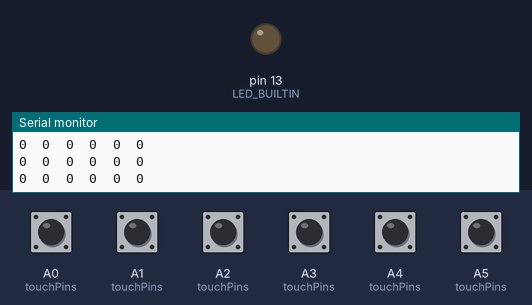
Bench run of a sketch on a simulated Arduino Uno, built with avr-gcc and run on an emulated ATmega328P. Parts: output pins drawn as LEDs (lit = HIGH), the last lines printed to the serial monitor. Dashed ring = blinking. The test bench sets the inputs (shaded band); at power-on: A0 (touchPins), A1 (touchPins), A2 (touchPins), A3 (touchPins), A4 (touchPins), A5 (touchPins) HIGH.

Above: at 1.2 s.
1.3 s: A0 (touchPins) pulled LOW for 0.15 s
At 1.5 s:
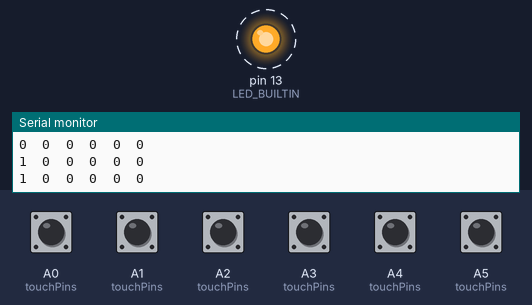
3.0 s: A1 (touchPins) pulled LOW for 1 s
At 4.9 s:
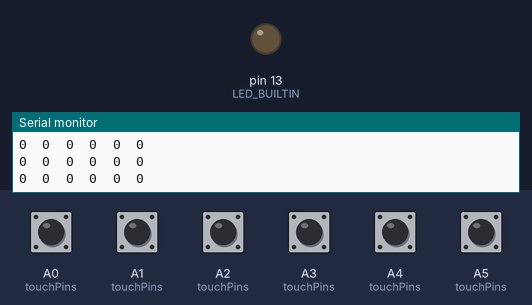
6.0 s: A3 (touchPins) pulled LOW for 1 s
At 6.15 s:
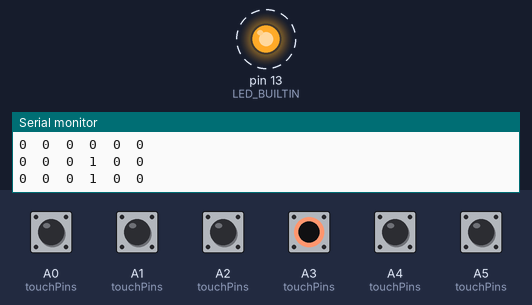
Timing chart, 0 to 9.0 s (numbered marks = the images above; inputs shaded):
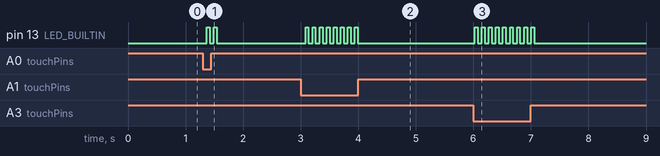

Measured:
- after the input at 1.3 s, pin 13 (LED_BUILTIN): alternates HIGH for 0.05 s and LOW for 0.07 s, 4 changes in all, then stays LOW, starting after 0.07 s
- after the input at 3.0 s, pin 13 (LED_BUILTIN): alternates HIGH for 0.05 s and LOW for 0.07 s, 16 changes in all, then stays LOW, starting after 0.08 s
- after the input at 6.0 s, pin 13 (LED_BUILTIN): alternates HIGH for 0.05 s and LOW for 0.07 s, 18 changes in all, then stays LOW, starting at once

The sketch:

sketch_oct22a.ino
```cpp
#include <ADCTouch.h>

// Define the 6 analog pins on the Arduino Uno
const int touchPins[6] = {A0, A1, A2, A3, A4, A5};

// Calibration offsets for each pin
int refOffsets[6];

// Sensitivity threshold: readings exceeding (baseline + THRESHOLD) register as touched
// Adjust between 30 and 70 depending on touch surface and pad size
const int THRESHOLD = 40;

void setup() {
  Serial.begin(9600);
  while (!Serial); // Wait for Serial monitor to open

  // Read baseline reference values (takes 100 samples per pin for stability)
  for (int i = 0; i < 6; i++) {
    refOffsets[i] = ADCTouch.read(touchPins[i], 100);
  }

  pinMode(LED_BUILTIN, OUTPUT);

  // Print header
  Serial.println("a0\ta1\ta2\ta3\ta4\ta5");
}

void loop() {
  uint8_t touchStates[6];

  // Sample each pin and evaluate binary touch state
  for (int i = 0; i < 6; i++) {
    // Read raw relative capacitance change (current value minus reference)
    int value = ADCTouch.read(touchPins[i]) - refOffsets[i];
    // Evaluate binary state: 1 if touched, 0 if untouched
    touchStates[i] = (value > THRESHOLD) ? 1 : 0;
  }

  // Output formatted binary states tab-separated
  for (int i = 0; i < 6; i++) {
    Serial.print(touchStates[i]);
    if (touchStates[i] == 1){
      digitalWrite(LED_BUILTIN, HIGH);
    }
    if (i < 5) {
      Serial.print("\t");
    }
  }
  Serial.println();

  delay(50); // Loop pacing
  digitalWrite(LED_BUILTIN, LOW);
}
```
